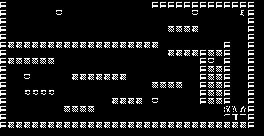

This game map was drawn from its Tiled (.tmx) file and the tilesets committed beside it. A one-line description and the full map source follow:
An orthogonal 33x17 tile map with 8x8 px tiles, 1 tile layer (Tile Layer 1) and 2 objects (0, 1).

<map version="1.0" orientation="orthogonal" renderorder="right-down" width="33" height="17" tilewidth="8" tileheight="8" nextobjectid="3">
 <properties>
  <property name="name" value="Manic miner level 2" />
 </properties>
 <tileset firstgid="1" name="Tileset" tilewidth="6" tileheight="6">
  <image source="tileset.png" width="160" height="48" />
 </tileset>
 <layer name="Tile Layer 1" width="33" height="17">
  <properties>
   <property name="texture" value="tileset" />
  </properties>
  <data encoding="csv">
1,0,0,0,0,0,0,0,0,0,0,0,0,0,0,0,0,0,0,1,1,1,1,1,1,1,1,1,1,1,1,1,0,
1,0,0,0,0,0,0,6,0,0,0,0,0,0,0,0,0,0,0,0,0,0,0,0,6,0,0,0,0,0,8,1,0,
1,0,0,0,0,0,0,0,0,0,0,0,0,0,0,0,0,0,0,0,0,0,0,0,0,0,0,0,0,0,0,1,0,
1,0,0,0,0,0,0,0,0,0,0,0,0,0,0,0,0,0,0,0,0,3,3,3,2,0,0,0,0,0,0,1,0,
1,0,0,0,0,0,0,0,0,0,0,0,0,0,0,0,0,0,0,0,0,0,0,0,0,0,0,0,0,0,0,1,0,
1,2,2,2,2,2,2,2,2,2,2,2,2,2,2,2,2,2,2,2,0,0,0,0,0,0,0,0,1,0,0,1,0,
1,0,0,0,0,0,0,0,0,0,0,0,0,0,0,0,0,0,0,0,0,2,2,2,2,1,3,3,1,0,0,1,0,
1,2,3,3,3,3,3,0,0,0,0,0,0,0,0,0,0,0,0,0,0,0,0,0,0,1,6,0,1,0,0,1,0,
1,0,0,0,0,0,0,0,0,0,0,0,0,0,0,0,0,0,0,0,0,0,0,0,0,1,3,3,1,0,0,1,0,
1,0,0,6,0,0,0,0,0,2,2,2,2,2,2,2,0,0,0,0,0,0,0,0,0,1,3,3,1,0,0,1,0,
1,0,0,0,0,0,0,0,0,0,0,0,0,0,0,0,0,0,0,3,3,3,3,0,0,1,3,3,1,0,0,1,0,
1,0,0,5,5,5,5,0,0,0,0,0,0,0,0,0,0,0,0,0,0,0,0,0,0,1,3,3,1,0,0,1,0,
1,0,0,0,0,0,0,0,0,0,0,0,0,0,2,2,2,2,0,6,0,0,0,0,0,1,3,3,1,0,0,1,0,
1,0,20,0,0,0,0,0,3,3,3,3,0,0,0,0,0,0,0,0,0,0,0,0,0,0,0,0,9,10,11,1,0,
1,0,0,0,0,0,0,0,0,0,0,0,0,0,0,0,0,0,0,0,0,0,0,0,0,0,0,0,12,13,14,1,0,
1,2,2,2,2,2,2,2,2,2,2,2,2,2,2,2,2,2,2,2,2,2,2,2,2,2,2,2,2,2,2,1,0,
0,0,0,0,0,0,0,0,0,0,0,0,0,0,0,0,0,0,0,0,0,0,0,0,0,0,0,0,0,0,0,0,0
</data>
 </layer>
 <objectgroup name="Small enemies layer">
  <properties>
   <property name="_type" value="1" />
   <property name="size" value="16" />
   <property name="speedx" value="20" />
   <property name="speedy" value="0" />
   <property name="texture" value="enemies_12x12" />
  </properties>
  <object id="1" type="0" x="177" y="114.25">
   <polyline points="0,0 -96,0" />
  </object>
  <object id="2" type="1" x="130.5" y="33">
   <polyline points="0,0 -114,0" />
  </object>
 </objectgroup>
</map>
